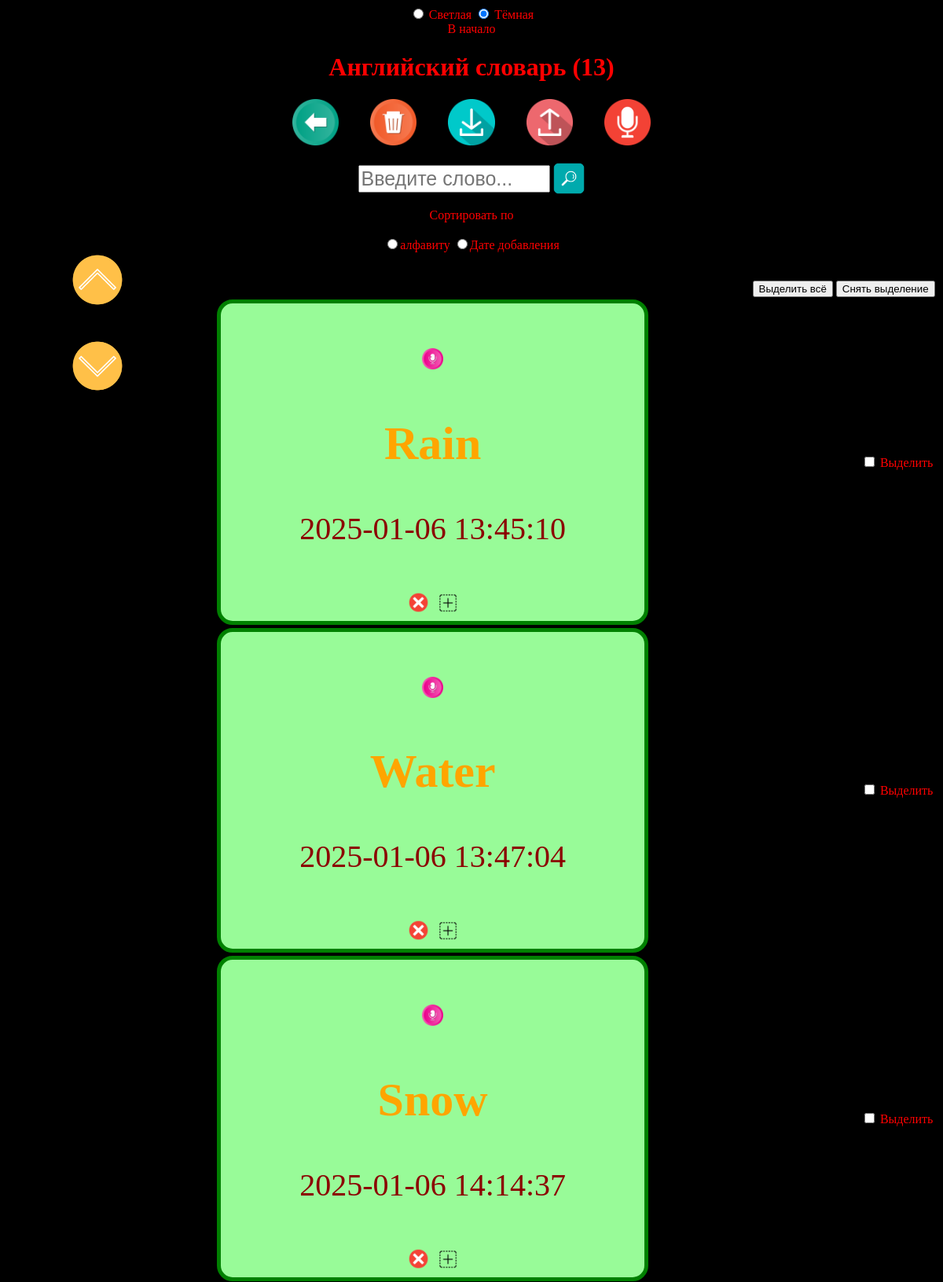
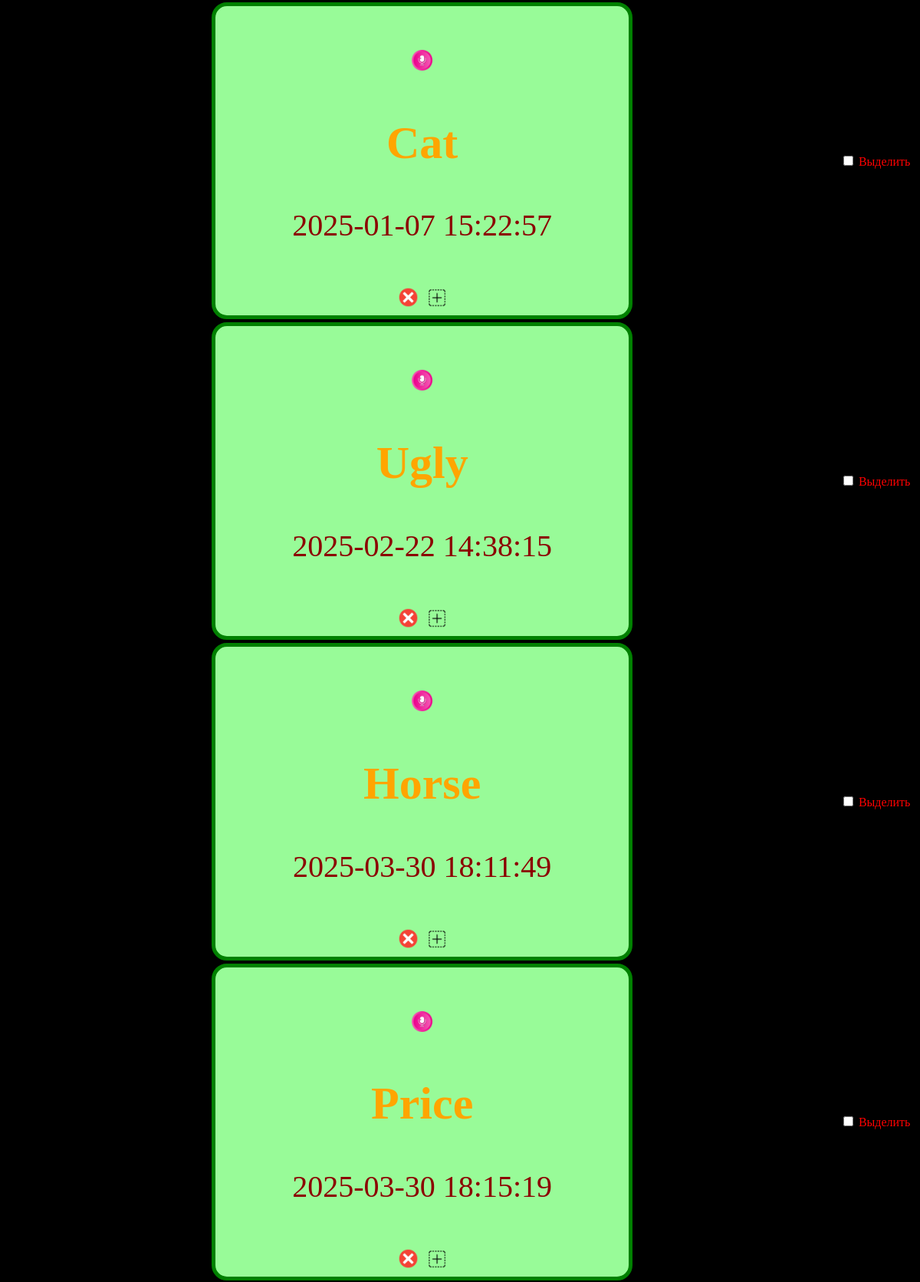
Screenshot of /dictionary/EN/ (upper part) with the database file from the repository (2 pictures, top to bottom).
### tables this page shows
CREATE TABLE words( id integer primary key autoincrement, original text, translate text, transcription varchar(50), lang varchar(2), date_to_add datetime default current_timestamp, is_forgotten integer default false);

### main.py (the view)
@app.route('/dictionary/<dictionary_lang_code>/', methods=['GET'])
def show_dictionary(dictionary_lang_code: str):
  db = help_funcs.connect_to_db()
  words = db.query_execute(queries.SELECT_ALL_WORDS, params=(dictionary_lang_code,), is_fetch_all=True)
  return render_template('dictionary.html', words=words, dictionary_lang_name=ForeignLang.get_lang_by_code(dictionary_lang_code),
                         dictionary_lang_code=dictionary_lang_code, href_back='/dictionaries/')

### database/database.py (called while the page is built)
	def create_table(self, table_name: str, fields: Dict[str, str]):
		fields_str = '( '
		for field_name, field_type in fields.items():
			fields_str += field_name + ' ' + field_type + ', '
		fields_str = fields_str[:len(fields_str) - 2]
		fields_str += ');'
		query = f'CREATE TABLE IF NOT EXISTS {table_name}{fields_str}'
		self.__cursor.execute(query)
		self.__coon.commit()

	def query_execute(self, query: str, params: Union[List[Iterable], tuple] = None, is_ext=False, is_fetch_one=False, is_fetch_all=False):
		if is_ext:
			func = self.__cursor.executemany
		else:
			func = self.__cursor.execute
		if params:
			func(query, params)
		else:
			func(query)
		if is_fetch_one:
			data = self.__cursor.fetchone()
			return data
		elif is_fetch_all:
			data = self.__cursor.fetchall()
			return data
		else:
			self.__coon.commit()

	def __del__(self):
		self.__cursor.close()
		self.__coon.close()

### foreign_lang.py (called while the page is built)
	@staticmethod
	def get_lang_by_code(code: str) -> Union[str, None]:
		for _lang in ForeignLang:
			if code == _lang.name:
				return _lang.value
		return None

### help_funcs.py (called while the page is built)
def connect_to_db(db_name: str = config.PATH_TO_DB) -> database.DB:
	db = database.DB(db_name)
	return db

### templates/dictionary.html (shortened to what this page needs)
<!DOCTYPE html>
<html lang="en">
<head>
    <link rel="stylesheet" href="{{ url_for('static', filename='css/dictionary.css') }}">
    <link rel="stylesheet" href="{{ url_for('static', filename='css/index.css') }}">
</head>
<body oncontextmenu="return false;">
    <div class="container">
        {% include 'theme.html' %}
        <h1>{{ 'Найдено' if is_search else dictionary_lang_name + ' словарь' }} ({{words|length}})</h1>
        {% if words|length > 0 %}
            <a href="/dictionaries/"><img title="К выбору словаря" src="{{url_for('static', filename='img/back_icon.png')}}"></a>
            <img title="Удалить всё" src="{{url_for('static', filename='img/delete_all_icon.png')}}" onclick="deleteWord(0, '', '{{dictionary_lang_code}}');">
            <a href="/dictionary/{{dictionary_lang_code}}/download/"><img title="Скачать словарь" src="{{url_for('static', filename='img/download_icon.png')}}"></a>
            <a href="/dictionary/{{dictionary_lang_code}}/upload/"><img title="Загрузить словарь" src="{{url_for('static', filename='img/upload_icon.png')}}"></a>
            <img id="saying-words-img" title="Произнести все слова по порядку" src="{{url_for('static', filename='img/start_saying_words.png')}}" onclick="startStopSayingAllWords();">
            <br><br>
            <input id="search-input" type="text" placeholder="Введите слово...">
            <img id="search-img" title="Поиск" src="{{url_for('static', filename='img/search_icon.png')}}" onclick="findWordCard();">
            <br><br>
            <label>Сортировать по</label><br><br>
            <input id="alphabet" type="radio" value="alphabet" name="sort_by" onclick="sortWords();"><label for="alphabet">алфавиту</label>
            <input id="date_to_add" type="radio" value="date_to_add" name="sort_by" onclick="sortWords('date');"><label for="date_to_add">Дате добавления</label>
            {% include 'up_down_scroll.html' %}
        {% else %}
            <a href="/dictionary/{{dictionary_lang_code}}/upload/"><img title="Загрузить словарь" src="{{url_for('static', filename='img/upload_icon.png')}}"></a>
        {% endif %}
        <br><br><br>
        <div style="margin-left: 80%;">
            <input type="button" value="Выделить всё" onclick="checkedWords.forEach(item => item.checked = true);">
            <input type="button" value="Снять выделение" onclick="checkedWords.forEach(item => item.checked = false);">
        </div>
        <table id="words-table">
            {% for word in words %}
            <tr>
                <td>
                    <div class="word-card">
                        <br>
                        <img class="word-say" title="Произнести на {{dictionary_lang_code}}" src="{{url_for('static', filename='img/say_word_icon.png')}}" onclick="sayWord('{{word.1}}', '{{dictionary_lang_code}}');">
                        <h2 class="word" title="Клик для перевода" data-trans="{{word.2}}" onclick="swapWords(this);" oncontextmenu="copyTextToClipBoard(this.innerHTML);">{{word.1}}</h2>
                        <label class="date-to-add">{{word.5}}</label><br><br>
                        <img class="word-delete" title="Удалить" src="{{url_for('static', filename='img/delete_word_icon.png')}}" onclick="deleteWord({{word.0}}, '{{word.1}}', '{{dictionary_lang_code}}');"/>
                        <a class="word-change" href="/dictionary/{{dictionary_lang_code}}/change/{{word.0}}/{{word.1}}/{{word.2}}/{{word.3 if word.3 else 'ES'}}/"><img title="Изменить" src="{{url_for('static', filename='img/change_word_icon.png')}}"/></a>
                    </div>
                </td>
                <td>
                    <input id="word-{{loop.index0}}" class="word-checker" type="checkbox">
                    <label for="word-{{loop.index0}}">Выделить</label>
                </td>
            </tr>
            {% endfor %}
        </table>
        <hr><br><br><br>
    </div>
</body>
</html>

### templates/theme.html
<input id="white" type="radio" value="white" name="theme" onclick="changeTheme('white');">
<label for="white">Светлая</label>
<input id="black" type="radio" value="black" name="theme" onclick="changeTheme('black');" checked>
<label for="black">Тёмная</label><br>
<a style="color: red;" href="/">В начало</a>

### templates/up_down_scroll.html
<head>
  <link rel="stylesheet" href="{{ url_for('static', filename='css/up_down_scroll.css') }}">
</head>
<div id="up-down-scroll">
    <img class="up-down-btn" src="{{url_for('static', filename='img/up_arrow_icon.png')}}" onclick="window.scrollTo({top: 0, behavior: 'smooth'});">
    <br><br><br>
    <img class="up-down-btn" src="{{url_for('static', filename='img/down_arrow_icon.png')}}" onclick="window.scrollTo({top: document.body.scrollHeight, behavior: 'smooth'});">
</div>

### static/css/dictionary.css (style rules this page uses)
body { background: black; }
.container { color: red; text-align: center; }
#words-table { width: 100%; text-align: center; }
.date-to-add { color: DarkRed; }
.word { cursor: pointer; }
#search-img { width: 40px; height: 40px; vertical-align: middle; }

### static/css/index.css (style rules this page uses)
body { background: black; }
.container { color: red; text-align: center; }
a { text-decoration:none; color: black; }

### static/css/up_down_scroll.css (style rules this page uses)
#up-down-scroll { margin-right: 80%; position: fixed; }

### rows the page displays
words: original "Rain", date_to_add "2025-01-06 13:45:10"
words: original "Water", date_to_add "2025-01-06 13:47:04"
words: original "Snow", date_to_add "2025-01-06 14:14:37"
words: original "Cat", date_to_add "2025-01-07 15:22:57"
words: original "Ugly", date_to_add "2025-02-22 14:38:15"
words: original "Horse", date_to_add "2025-03-30 18:11:49"
words: original "Price", date_to_add "2025-03-30 18:15:19"

### other values shown
{{ 'Найдено' if is_search else dictionary_lang_name + ' словарь' }} "Английский словарь"
{{ words|length }} "13"
